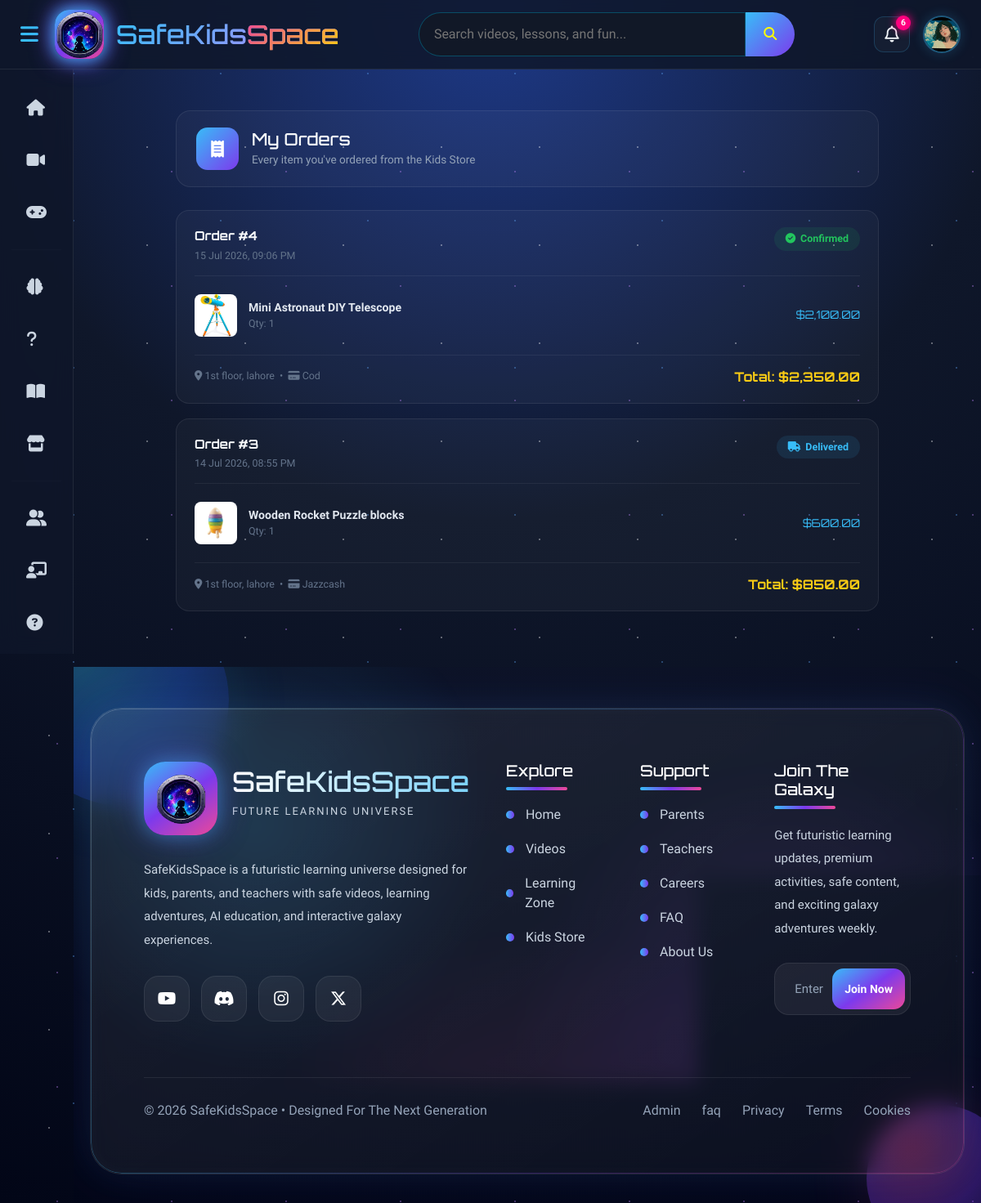
Page /store/my_orders.php (signed in) on the committed database.
### tables this page shows
CREATE TABLE `orders` (
  `id` int(11) NOT NULL,
  `user_id` int(11) DEFAULT NULL,
  `total_amount` decimal(10,2) DEFAULT NULL,
  `order_status` varchar(50) NOT NULL DEFAULT 'confirmed',
  `billing_name` varchar(150) DEFAULT NULL,
  `billing_address` varchar(255) DEFAULT NULL,
  `contact_number` varchar(20) DEFAULT NULL,
  `email` varchar(150) DEFAULT NULL,
  `payment_method` varchar(30) DEFAULT NULL,
  `payment_reference` varchar(100) DEFAULT NULL,
  `delivery_charge` decimal(10,2) NOT NULL DEFAULT 0.00,
  `order_date` timestamp NOT NULL DEFAULT current_timestamp()
);

CREATE TABLE `order_items` (
  `id` int(11) NOT NULL,
  `order_id` int(11) NOT NULL,
  `product_id` int(11) NOT NULL,
  `title` varchar(255) NOT NULL,
  `price` decimal(10,2) NOT NULL,
  `qty` int(11) NOT NULL DEFAULT 1,
  `image_path` varchar(255) DEFAULT NULL
);

### store/my_orders.php (the view, shortened to what this page needs)
<?php
require_once __DIR__ . '/../includes/db.php';
$user_id = $_SESSION['id'];
$orders = [];
try {
    $ord_stmt = $pdo->prepare("SELECT * FROM orders WHERE user_id = ? ORDER BY order_date DESC");
    $ord_stmt->execute([$user_id]);
    $orders_raw = $ord_stmt->fetchAll();
    if (!empty($orders_raw)) {
        $order_ids = array_column($orders_raw, 'id');
        $placeholders = implode(',', array_fill(0, count($order_ids), '?'));
        $items_stmt = $pdo->prepare("SELECT * FROM order_items WHERE order_id IN ($placeholders)");
        $items_stmt->execute($order_ids);
        $items_by_order = [];
        foreach ($items_stmt->fetchAll() as $item) {
            $items_by_order[$item['order_id']][] = $item;
        }
        foreach ($orders_raw as $order) {
            $order['items'] = $items_by_order[$order['id']] ?? [];
            $orders[] = $order;
        }
    }
} catch (PDOException $e) {
    $orders = [];
}
$ord_status_labels = [
    'pending'         => ['Pending Confirmation', '#facc15', 'fa-hourglass-half'],
    'confirmed'       => ['Confirmed', '#22c55e', 'fa-circle-check'],
    'delivered'       => ['Delivered', '#38bdf8', 'fa-truck'],
    'pending_payment' => ['Pending Verification', '#facc15', 'fa-hourglass-half'],
    'rejected'        => ['Rejected', '#f87171', 'fa-circle-xmark'],
];
?>
<!DOCTYPE html>
<html lang="en">
<head>
    <link rel="stylesheet" href="https://cdnjs.cloudflare.com/ajax/libs/font-awesome/6.5.2/css/all.min.css">
    <link rel="stylesheet" href="../assets/layout.css">
</head>
<body>
<?php include __DIR__ . '/../includes/navbar.php'; ?>
<div class="main-content">
    <div class="myo-wrap">
        <div class="myo-hero">
            <div class="myo-hero-icon"><i class="fa-solid fa-receipt"></i></div>
            <div>
                <h1 class="myo-hero-title">My Orders</h1>
                <p class="myo-hero-sub">Every item you've ordered from the Kids Store</p>
            </div>
        </div>
        <?php if (empty($orders)): ?>
            <div class="myo-empty">
                <i class="fa-solid fa-box-open"></i>
                <p>You haven't placed any orders yet. <a href="store.php" style="color:#38bdf8;">Visit the store →</a></p>
            </div>
        <?php else: ?>
            <?php foreach ($orders as $order):
                $status_info = $ord_status_labels[$order['order_status']] ?? ['Pending Confirmation', '#facc15', 'fa-hourglass-half'];
            ?>
                <div class="myo-card">
                    <div class="myo-card-top">
                        <div>
                            <div class="myo-id">Order #<?= intval($order['id']) ?></div>
                            <div class="myo-date"><?= date('d M Y, h:i A', strtotime($order['order_date'])) ?></div>
                        </div>
                        <span class="myo-status-pill" style="background:<?= $status_info[1] ?>1a; color:<?= $status_info[1] ?>;">
                            <i class="fa-solid <?= $status_info[2] ?>"></i> <?= $status_info[0] ?>
                        </span>
                    </div>
                    <?php foreach ($order['items'] as $item): ?>
                        <div class="myo-item-row">
                            <img src="<?= htmlspecialchars($item['image_path'] ? '../' . $item['image_path'] : '../images/banner.png') ?>" alt="">
                            <div>
                                <div class="myo-item-title"><?= htmlspecialchars($item['title']) ?></div>
                                <div class="myo-item-meta">Qty: <?= intval($item['qty']) ?></div>
                            </div>
                            <div class="myo-item-price">$<?= number_format($item['price'] * $item['qty'], 2) ?></div>
                        </div>
                    <?php endforeach; ?>
                    <div class="myo-card-bottom">
                        <div class="myo-meta-line">
                            <i class="fa-solid fa-location-dot"></i> <?= htmlspecialchars($order['billing_address']) ?>
                            &nbsp;•&nbsp;
                            <i class="fa-solid fa-credit-card"></i> <?= htmlspecialchars(ucfirst($order['payment_method'])) ?>
                        </div>
                        <div class="myo-total">Total: $<?= number_format($order['total_amount'], 2) ?></div>
                    </div>
                </div>
            <?php endforeach; ?>
        <?php endif; ?>
    </div>
</div>
<?php include __DIR__ . '/../includes/footer.php'; ?>
</body>
</html>

### includes/navbar.php (style rules this page uses)
.main-content, .galaxy-footer { transition: none !important; }

### rows in the picture
orders: id "4", order_date "15 Jul 2026, 09:06 PM", order_status "Confirmed", billing_address "1st floor, lahore", payment_method "Cod", total_amount "2,350.00"
order_items: image_path (picture), title "Mini Astronaut DIY Telescope", qty "1", $item['price'] * $item['qty'] "2,100.00"
orders: id "3", order_date "14 Jul 2026, 08:55 PM", order_status "Delivered", billing_address "1st floor, lahore", payment_method "Jazzcash", total_amount "850.00"
order_items: image_path (picture), title "Wooden Rocket Puzzle blocks", qty "1", $item['price']*$item['qty'] "600.00"

### other values in the picture
$sks_unread_count "6"
